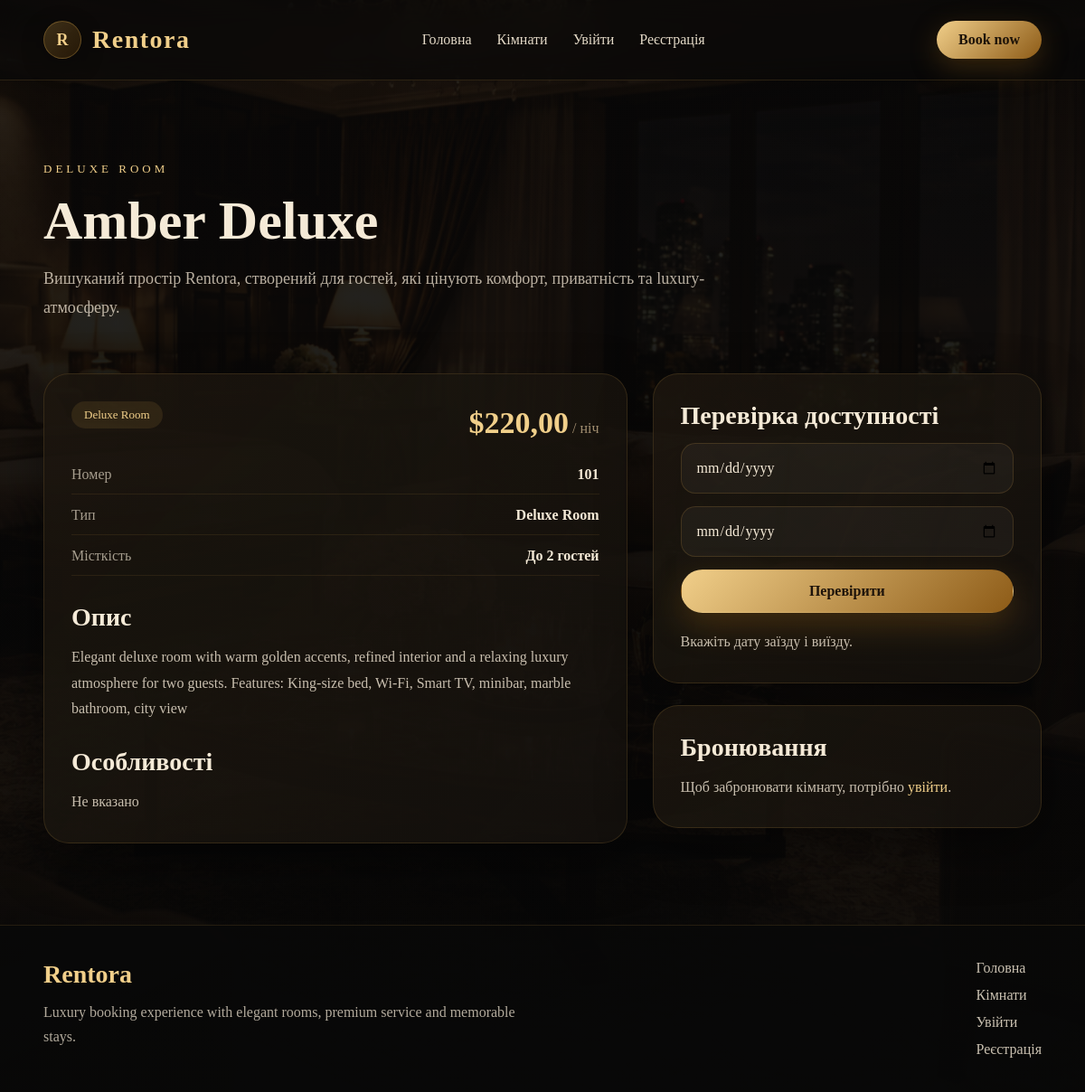
Screenshot of /rooms/1/ with the database file from the repository.
### rooms/models.py (models this page shows, shortened)
class Room(models.Model):
    room_type = models.ForeignKey(
        RoomType,
        on_delete=models.CASCADE,
        related_name='rooms'
    )
    name = models.CharField(max_length=150)
    number = models.CharField(max_length=20, unique=True)
    description = models.TextField()
    price_per_night = models.DecimalField(max_digits=10, decimal_places=2)
    capacity = models.PositiveIntegerField()
    features = models.TextField(blank=True, help_text='Наприклад: Wi-Fi, balcony, minibar')
    is_active = models.BooleanField(default=True)
    class Meta:
        verbose_name = 'Кімната'
        verbose_name_plural = 'Кімнати'
        ordering = ['number']

class RoomType(models.Model):
    name = models.CharField(max_length=100, unique=True)
    description = models.TextField(blank=True)
    class Meta:
        verbose_name = 'Тип кімнати'
        verbose_name_plural = 'Типи кімнат'

### rooms/views.py (the view)
# urls.py: path('<int:pk>/', room_detail, name='room_detail'),
def room_detail(request, pk):
    room = get_object_or_404(Room, pk=pk, is_active=True)
    return render(request, 'rooms/room_detail.html', {'room': room})

### templates/rooms/room_detail.html (shortened to what this page needs)
{% extends 'base.html' %}
{% block body_class %}room-detail-page-bg{% endblock %}
{% block content %}
<section class="inner-hero">
    <div class="container">
        <div class="inner-hero-content">
            <p class="eyebrow">{{ room.room_type.name }}</p>
            <h1>{{ room.name }}</h1>
            <p>
                Вишуканий простір Rentora, створений для гостей, які цінують комфорт,
                приватність та luxury-атмосферу.
            </p>
        </div>
    </div>
</section>
<section class="room-detail-page-section">
    <div class="container">
        <div class="room-detail-grid">
            <div class="room-detail-left">
                <div class="room-detail-main-card">
                    <div class="room-detail-header-row">
                        <span class="room-badge">{{ room.room_type.name }}</span>
                        <div class="room-detail-price">
                            <span class="price">${{ room.price_per_night }}</span>
                            <span class="per-night">/ ніч</span>
                        </div>
                    </div>
                    <div class="room-detail-info">
                        <div class="room-detail-info-row">
                            <span>Номер</span>
                            <strong>{{ room.number }}</strong>
                        </div>
                        <div class="room-detail-info-row">
                            <span>Тип</span>
                            <strong>{{ room.room_type.name }}</strong>
                        </div>
                        <div class="room-detail-info-row">
                            <span>Місткість</span>
                            <strong>До {{ room.capacity }} гостей</strong>
                        </div>
                    </div>
                    <div class="room-detail-text-block">
                        <h3>Опис</h3>
                        <p>{{ room.description }}</p>
                    </div>
                    <div class="room-detail-text-block">
                        <h3>Особливості</h3>
                        <p>{{ room.features|default:"Не вказано" }}</p>
                    </div>
                </div>
            </div>
            <div class="room-detail-right">
                <div class="room-side-card">
                    <h2>Перевірка доступності</h2>
                    <div class="availability-check room-availability-form">
                        <input type="date" id="check-start-date">
                        <input type="date" id="check-end-date">
                        <button type="button" class="btn btn-gold btn-full" onclick="checkAvailability()">
                            Перевірити
                        </button>
                    </div>
                    <p id="availability-result" class="availability-result-text">
                        Вкажіть дату заїзду і виїзду.
                    </p>
                </div>
                {% if user.is_authenticated %}
                    <div class="room-side-card">
                        <h2>Забронювати кімнату</h2>
                        <form method="post" action="{% url 'create_booking' room.id %}" class="auth-form">
                            {% csrf_token %}
                            {{ form.as_p }}
                            <button type="submit" class="btn btn-gold btn-full">Підтвердити бронювання</button>
                        </form>
                    </div>
                {% else %}
                    <div class="room-side-card">
                        <h2>Бронювання</h2>
                        <p class="room-login-note">
                            Щоб забронювати кімнату, потрібно
                            <a href="{% url 'login' %}">увійти</a>.
                        </p>
                    </div>
                {% endif %}
            </div>
        </div>
    </div>
</section>
{% endblock %}

### static/css/styles.css (style rules this page uses)
:root { --bg-main: #090909; --bg-soft: #111111; --bg-card: rgba(20, 16, 12, 0.82); --text-main: #f5ead7; --text-soft: #d8c7aa; --text-muted: #a18e70; --gold: #d5a34a; --gold-light: #f1cf8a; --gold-deep: #8d5b17; --border: rgba(213, 163, 74, 0.22); --shadow: 0 20px 60px rgba(0, 0, 0, 0.45); --radius-xl: 28px; --radius-lg: 20px; --radius-md: 16px; --container: 1240px; }
* { margin: 0; padding: 0; box-sizing: border-box; }
html { scroll-behavior: smooth; }
body { background: radial-gradient(circle at top left, rgba(213, 163, 74, 0.08), transparent 25%), radial-gradient(circle at bottom right, rgba(213, 163, 74, 0.06), transparent 20%), #080808; color: var(--text-main); font-family: Georgia, "Times New Roman", serif; min-height: 100vh; overflow-x: hidden; position: relative; }
body::before { content: ""; position: fixed; inset: 0; background-image: url("../images/pattern.jpg"); background-size: cover; background-position: center; opacity: 0.06; pointer-events: none; z-index: -2; }
a { text-decoration: none; color: inherit; }
button, input, select, textarea { font: inherit; }
.container { width: min(var(--container), 92%); margin: 0 auto; }
.eyebrow { color: var(--gold-light); text-transform: uppercase; letter-spacing: 4px; font-size: 13px; margin-bottom: 18px; }
.btn { display: inline-flex; align-items: center; justify-content: center; padding: 14px 28px; border-radius: 999px; font-weight: 700; border: 1px solid transparent; transition: 0.28s ease; cursor: pointer; }
.btn-gold { background: linear-gradient(135deg, var(--gold-light), var(--gold-deep)); color: #1d130a; box-shadow: 0 14px 35px rgba(141, 91, 23, 0.35); }
.btn-full { width: 100%; }
.room-badge { display: inline-block; padding: 7px 14px; border-radius: 999px; background: rgba(213, 163, 74, 0.12); color: var(--gold-light); font-size: 13px; margin-bottom: 18px; }
.price { font-size: 34px; font-weight: 700; color: var(--gold-light); }
.per-night { color: var(--text-muted); }
.filter-form, .availability-check { display: flex; gap: 14px; flex-wrap: wrap; margin-bottom: 26px; }
.inner-hero { padding: 90px 0 36px; position: relative; }
.inner-hero-content { max-width: 760px; }
.inner-hero-content h1 { font-size: clamp(42px, 5vw, 72px); line-height: 1.05; margin-bottom: 16px; }
.inner-hero-content p:not(.eyebrow) { color: rgba(245, 234, 215, 0.74); line-height: 1.8; font-size: 18px; }
.room-detail-page-section { padding: 20px 0 90px; }
.room-detail-grid { display: grid; grid-template-columns: minmax(0, 1.2fr) minmax(360px, 0.8fr); gap: 28px; align-items: start; }
.room-detail-main-card, .room-side-card { padding: 30px; border-radius: 28px; background: linear-gradient(135deg, rgba(213, 163, 74, 0.05), rgba(255, 255, 255, 0.01)), rgba(18, 14, 11, 0.88); border: 1px solid rgba(213, 163, 74, 0.16); box-shadow: var(--shadow); }
.room-side-card + .room-side-card { margin-top: 24px; }
.room-detail-header-row { display: flex; justify-content: space-between; align-items: center; gap: 16px; margin-bottom: 24px; flex-wrap: wrap; }
.room-detail-info { display: flex; flex-direction: column; gap: 14px; margin-bottom: 30px; }
.room-detail-info-row { display: flex; justify-content: space-between; gap: 16px; padding-bottom: 12px; border-bottom: 1px solid rgba(213, 163, 74, 0.1); }
.room-detail-info-row span { color: rgba(245, 234, 215, 0.64); }
.room-detail-info-row strong { color: var(--text-main); text-align: right; }
.room-detail-text-block + .room-detail-text-block { margin-top: 28px; }
.room-detail-text-block h3, .room-side-card h2 { font-size: 28px; margin-bottom: 14px; }
.room-detail-text-block p, .room-login-note, .availability-result-text { color: rgba(245, 234, 215, 0.8); line-height: 1.8; }
.room-login-note a { color: var(--gold-light); }
.room-availability-form { display: grid; grid-template-columns: 1fr; gap: 14px; margin-bottom: 18px; }
.room-availability-form input { width: 100%; min-height: 56px; padding: 12px 16px; border-radius: 16px; border: 1px solid rgba(213, 163, 74, 0.18); background: rgba(255, 255, 255, 0.04); color: var(--text-main); margin-bottom: 0; }
body.room-detail-page-bg { background-image: linear-gradient(rgba(8, 8, 8, 0.74), rgba(8, 8, 8, 0.88)), url("../images/dark.png"); background-size: cover; background-position: center; background-repeat: no-repeat; background-attachment: fixed; }
body.room-detail-page-bg::before { opacity: 0 !important; }

### rows the page displays
Room: room_type.name "DELUXE ROOM", name "Amber Deluxe", room_type.name "Deluxe Room", price_per_night "220,00", number "101", capacity "2", description "Elegant deluxe room with warm golden accents, refined interior and a relaxing luxury atmosphere for two guests. Features: King-size bed, Wi-Fi, Smart TV, minibar, marble bathroom, city view", features "Не вказано"
